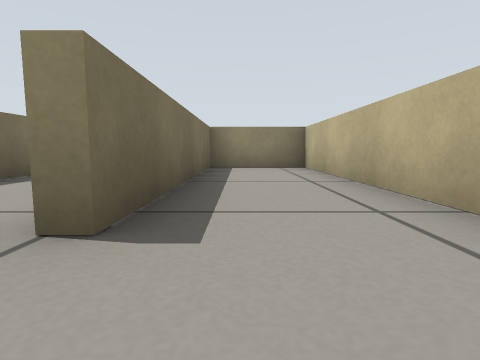
View 1 (above)

13 first-person views from a walk through a Gazebo world. The camera is 0.22 m above the floor, tilts 6° down and sees 80° across. The floor is counted in squares, 0.5 m on a side. Each view is taken from the middle of a square. On the plan, view 1 faces up. The plan holds only what a view shows up to about 9 squares ahead; the rest is blank.

View 2
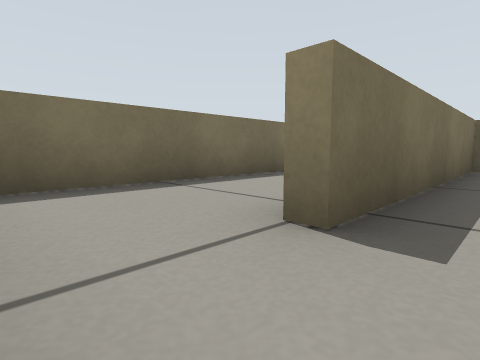

View 3
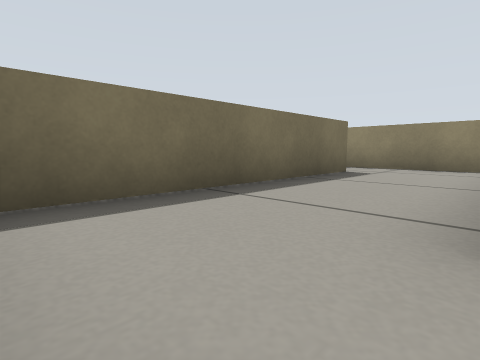

View 4
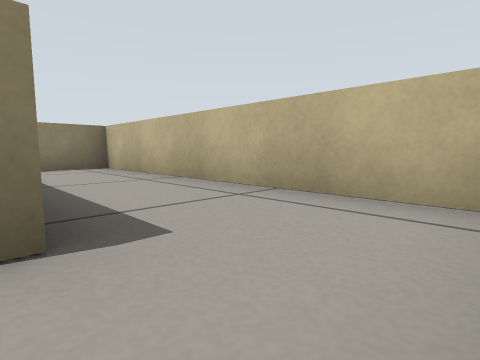

View 5
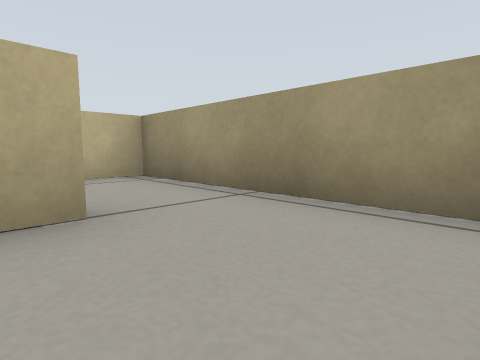

View 6
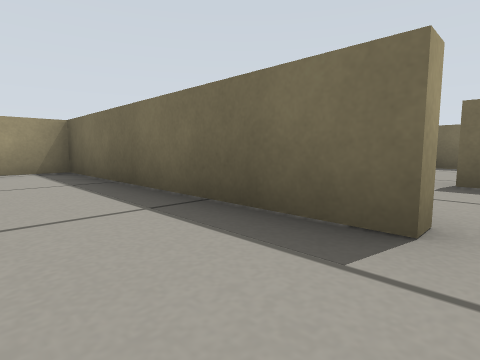

View 7
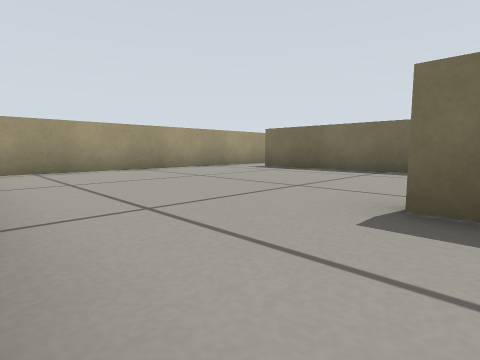

View 8
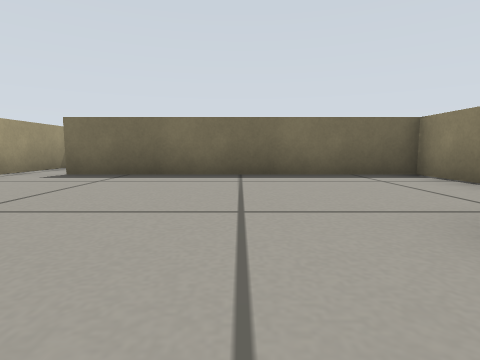

View 9
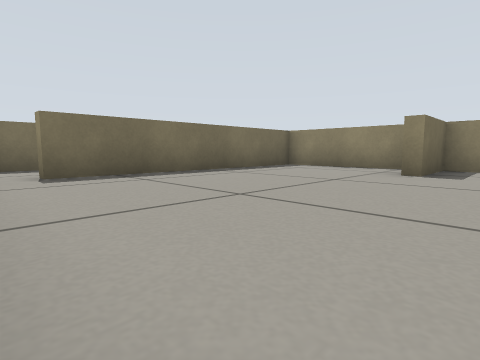

View 10
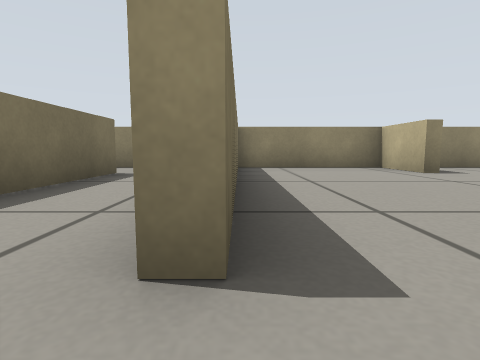

View 11
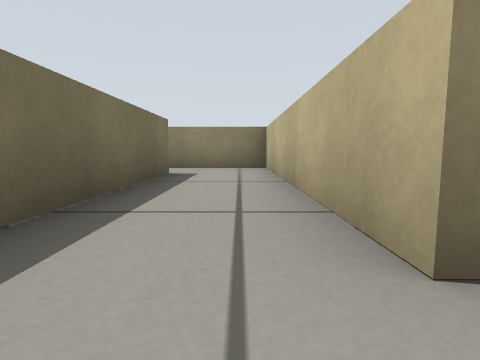

View 12
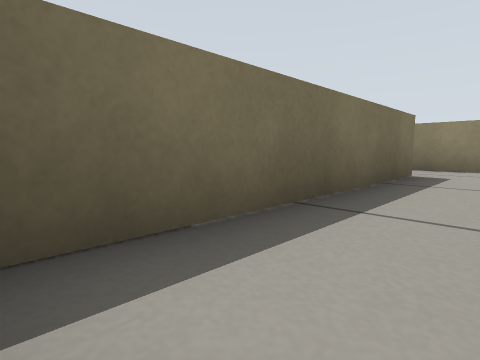

View 13
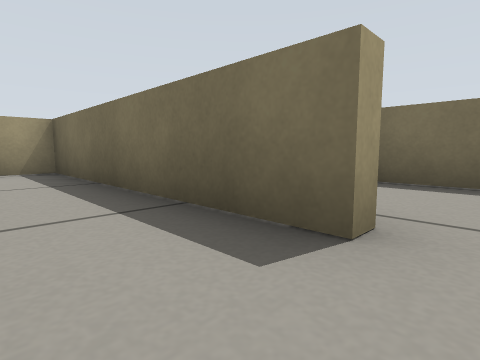

### Floor plan
Ten units are one square. View 1 is at (0, 0); x grows to the right and y downward. Boxes are objects, and circles mark ways between rooms. Rooms are numbered by the first view taken in them; rooms with no view inside come last. Other rooms are left out.
<svg viewBox="-136 -76 157 84">
<path fill="none" stroke="#000" d="M-16 3 16 3 16 -71 -7 -71 -7 -14 -10 -14M-10 -14 -10 -19M-40 -56 -36 -56 -36 3 -16 3M-16 -71 -45 -71M-96 3 -45 3M-45 -71 -62 -71 -62 -54 -65 -54 -65 -71 -100 -71 -100 -9M-103 -9 -103 -71 -131 -71M-127 -54 -123 -54 -123 3 -96 3"/>
<circle cx="-10" cy="-5" r="3" fill="#2a7"/>
<circle cx="-40" cy="-60" r="3" fill="#2a7"/>
<circle cx="-100" cy="0" r="3" fill="#2a7"/>
<text x="0" y="-30">1</text>
<text x="-30" y="-30">2</text>
<text x="-70" y="-30">3</text>
<text x="-110" y="-30">4</text>
</svg>
Room 1 opens to room 2. Room 2 opens to room 3. Room 3 opens to room 4.

Where each view was taken, in squares from view 1:
view 1: 0 up, 0 right, facing up
view 2: 0 up, 0 right, facing up-left
view 3: 0 up, 1 left, facing up-left
view 4: 0 up, 1 left, facing up-right
view 5: 2 up, 3 left, facing down-right
view 6: 6 up, 2 left, facing down-left
view 7: 6 up, 4 left, facing down-left
view 8: 4 up, 5 left, facing left
view 9: 0 up, 5 left, facing up-left
view 10: 0 up, 10 left, facing up
view 11: 0 up, 11 left, facing up
view 12: 0 up, 11 left, facing up-left
view 13: 6 up, 11 left, facing down-left
